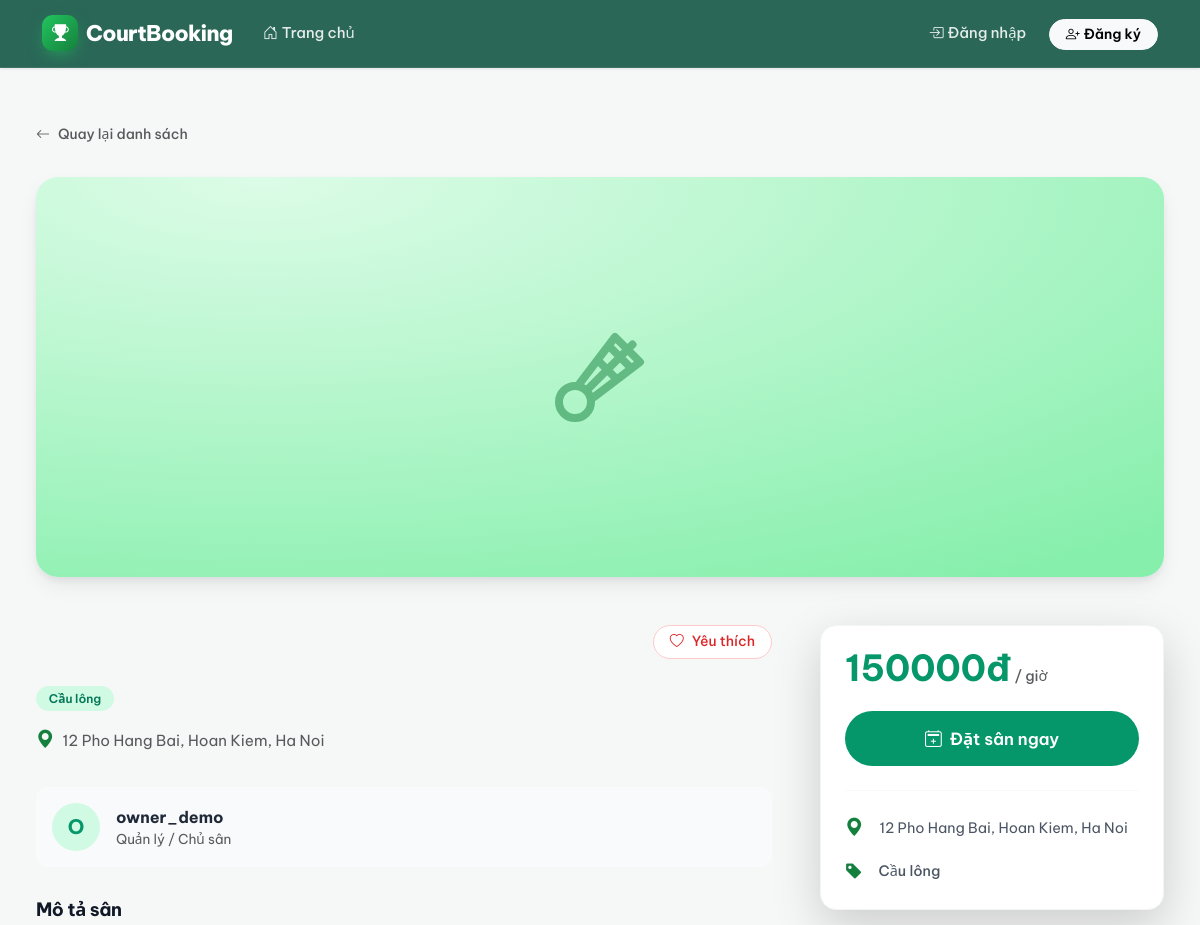
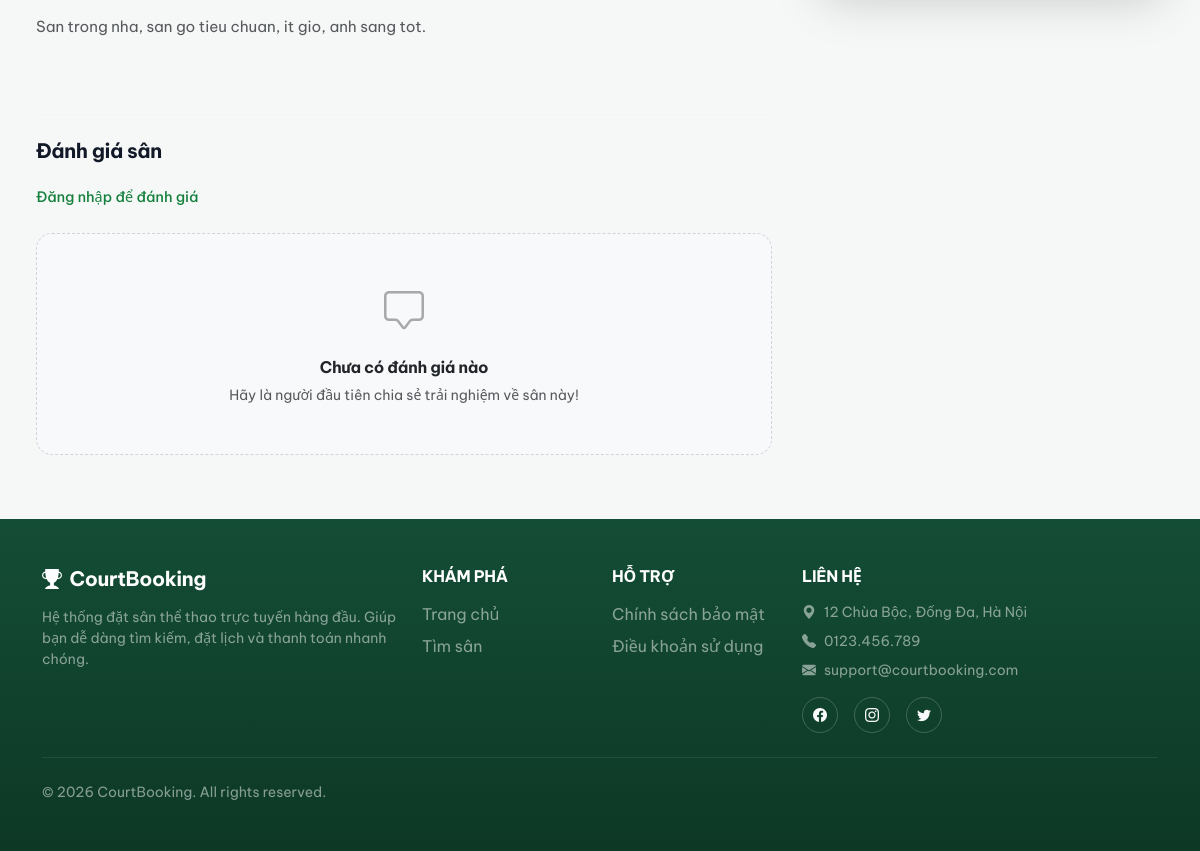
The page /court/5/ on the database its author committed (2 pictures, top to bottom).
### courts/models.py (models this page shows, shortened)
class Court(models.Model):
    COURT_TYPE_CHOICES = [
        ('badminton',  'Cầu lông'),
        ('football',   'Bóng đá'),
        ('pickleball', 'Pickleball'),
        ('basketball', 'Bóng rổ'),
        ('tennis',     'Tennis'),
    ]
    DISTRICT_CHOICES = [
        ('cau_giay',     'Cầu Giấy'),
        ('dong_da',      'Đống Đa'),
        ('hai_ba_trung', 'Hai Bà Trưng'),
        ('hoan_kiem',    'Hoàn Kiếm'),
        ('thanh_xuan',   'Thanh Xuân'),
        ('ha_dong',      'Hà Đông'),
        ('bac_tu_liem',  'Bắc Từ Liêm'),
        ('nam_tu_liem',  'Nam Từ Liêm'),
        ('khac',         'Khác'),
    ]
    name           = models.CharField(max_length=200, verbose_name='Tên sân')
    court_type     = models.CharField(max_length=20, choices=COURT_TYPE_CHOICES, verbose_name='Loại sân')
    address        = models.CharField(max_length=300, verbose_name='Địa chỉ')
    district       = models.CharField(max_length=20, choices=DISTRICT_CHOICES, default='khac',
                                      blank=True, verbose_name='Quận/Huyện')
    description    = models.TextField(blank=True, verbose_name='Mô tả')
    price_per_hour = models.DecimalField(max_digits=10, decimal_places=0, verbose_name='Giá thuê/giờ (VNĐ)')
    image          = models.ImageField(upload_to='courts/', blank=True, null=True, verbose_name='Ảnh sân')
    is_active      = models.BooleanField(default=True, verbose_name='Đang hoạt động')
    owner          = models.ForeignKey(
        settings.AUTH_USER_MODEL,
        on_delete=models.SET_NULL,
        null=True,
        blank=True,
        related_name='owned_courts',
        verbose_name='Chủ sân',
    )
    created_at     = models.DateTimeField(auto_now_add=True, verbose_name='Ngày tạo')
    class Meta:
        ordering = ['-created_at']
        verbose_name = 'Sân'
        verbose_name_plural = 'Danh sách sân'

### accounts/models.py (models this page shows, shortened)
class User(AbstractUser):
    ROLE_CHOICES = [
        ('guest',  'Khách'),
        ('player', 'Người chơi'),
        ('owner',  'Chủ sân'),
        ('admin',  'Quản trị'),
    ]
    phone = models.CharField(max_length=15, blank=True)
    role  = models.CharField(max_length=10, choices=ROLE_CHOICES, default='player')

### courts/views.py (the view)
# urls.py: path('court/<int:pk>/', views.court_detail, name='court_detail'),
def court_detail(request, pk):
    court = get_object_or_404(Court, pk=pk)
    reviews_list = court.reviews.select_related('user').all()
    review_count = reviews_list.count()
    avg_data     = court.reviews.aggregate(a=Avg('rating'))
    avg_rating   = avg_data['a']
    avg_rounded  = round(avg_rating) if avg_rating else 0
    has_reviewed = False
    can_review   = False
    if request.user.is_authenticated:
        has_reviewed = court.reviews.filter(user=request.user).exists()
        can_review   = Booking.objects.filter(
            user=request.user, court=court, status='confirmed',
        ).exists()
    context = {
        'court':         court,
        'favorited_ids': _get_favorited_ids(request.user),
        'reviews_list':  reviews_list,
        'review_count':  review_count,
        'avg_rating':    avg_rating,
        'avg_rounded':   avg_rounded,
        'has_reviewed':  has_reviewed,
        'can_review':    can_review,
        'review_form':   ReviewForm(),
    }
    return render(request, 'courts/court_detail.html', context)

### courts/views.py (called while the page is built)
def _get_favorited_ids(user):
    if user.is_authenticated:
        return list(Favorite.objects.filter(user=user).values_list('court_id', flat=True))
    return []

### courts/templates/courts/court_detail.html (shortened to what this page needs)
{% extends 'base.html' %}
{% load humanize %}
{% block content %}
<div class="container" style="max-width: 1152px; padding-top: 3rem; padding-bottom: 4rem;">
    <a href="{% url 'courts:court_list' %}" class="back-link-bloom d-inline-flex align-items-center text-decoration-none text-muted mb-4" style="font-size: 0.875rem; font-weight: 500;">
        <i class="bi bi-arrow-left me-2"></i>Quay lại danh sách
    </a>
    {% if court.image %}
        <img src="{{ court.image.url }}"
             alt="{{ court.name }}"
             class="w-100 mb-5" style="height: 400px; object-fit: cover; border-radius: 1rem; box-shadow: 0 1px 2px 0 rgba(0, 0, 0, 0.05);">
    {% else %}
        <div class="court-hero-placeholder mb-5">
            {% include 'partials/sport_icon.html' with t=court.court_type %}
        </div>
    {% endif %}
    <div class="row g-5">
        <div class="col-lg-8 d-flex flex-column gap-4">
            <div class="d-flex justify-content-between align-items-start gap-3">
                <form method="POST" action="{% url 'courts:toggle_favorite' court.pk %}">
                    <button type="submit" class="btn btn-outline-danger rounded-pill d-flex align-items-center gap-2" style="padding: 0.35rem 1rem; font-size: 0.875rem; font-weight: 500;">
                        {% if court.id in favorited_ids %}
                            <i class="bi bi-heart-fill text-danger"></i> Đã thích
                        {% else %}
                            <i class="bi bi-heart"></i> Yêu thích
                        {% endif %}
                    </button>
                </form>
            </div>
            <div>
                <span class="badge rounded-pill mb-3" style="background-color: #d1fae5; color: #047857; font-size: 0.75rem; font-weight: 600; padding: 0.4rem 0.8rem;">
                    {{ court.get_court_type_display }}
                </span>
                <p class="text-muted mb-0 d-flex align-items-center" style="font-size: 0.95rem;">
                    <i class="bi bi-geo-alt-fill text-success me-2" style="font-size: 1.15rem; transform: translateY(-1px);"></i>
                    <span style="line-height: 1.4;">{{ court.address }}</span>
                </p>
            </div>
            <div class="d-flex align-items-center gap-3 p-3 mt-2" style="background-color: #f9fafb; border-radius: 0.75rem;">
                <span style="width: 48px; height: 48px; border-radius: 50%; background-color: #d1fae5; color: #059669; font-size: 1.25rem; font-weight: bold; display: flex; align-items: center; justify-content: center; flex-shrink: 0;">
                    {{ court.owner.username|first|upper }}
                </span>
                <div>
                    <div class="fw-bold" style="font-size: 1rem; color: #1f2937;">{{ court.owner.username }}</div>
                    <div class="text-muted" style="font-size: 0.85rem;">Quản lý / Chủ sân</div>
                </div>
            </div>
            {% if court.description %}
                <div class="mt-2">
                    <h5 class="fw-bold mb-3" style="font-size: 1.15rem; color: #111827;">Mô tả sân</h5>
                    <p class="text-muted lh-lg mb-0" style="font-size: 0.95rem;">{{ court.description }}</p>
                </div>
            {% endif %}
            <div class="mt-5 pt-4" style="border-top: 1px solid #f3f4f6;">
                <h4 class="fw-bold mb-4" style="font-size: 1.25rem; color: #111827;">Đánh giá sân</h4>
                {% if not user.is_authenticated %}
                    <p class="text-muted mb-4" style="font-size: 0.9rem;">
                        <a href="{% url 'accounts:login' %}?next={{ request.path }}" class="text-success text-decoration-none fw-medium">Đăng nhập để đánh giá</a>
                    </p>
                {% elif not can_review %}
                    <div class="p-3 mb-4 rounded-3" style="background-color: #fef3c7; color: #b45309; font-size: 0.9rem;">
                        <i class="bi bi-lock-fill me-2"></i>Bạn cần đặt và thanh toán sân này trước khi đánh giá.
                    </div>
                {% elif has_reviewed %}
                    <div class="p-3 mb-4 rounded-3" style="background-color: #dbeafe; color: #1e40af; font-size: 0.9rem;">
                        <i class="bi bi-info-circle-fill me-2"></i>Bạn đã gửi đánh giá cho sân này. Cảm ơn bạn!
                    </div>
                {% endif %}
                <div class="d-flex flex-column gap-3">
                {% for rv in reviews_list %}
                <div class="p-4 bg-white border shadow-sm" style="border-radius: 1rem; border-color: #f3f4f6 !important;">
                    <div class="d-flex justify-content-between align-items-start mb-2">
                        <div class="d-flex align-items-center gap-3">
                            <span style="width: 40px; height: 40px; border-radius: 50%; background-color: #e0e7ff; color: #4338ca; font-size: 1rem; font-weight: bold; display: flex; align-items: center; justify-content: center; flex-shrink: 0;">
                                {{ rv.user.username|first|upper }}
                            </span>
                            <div>
                                <div class="d-flex align-items-center gap-2">
                                    <span class="fw-bold" style="color: #1f2937; font-size: 0.95rem;">{{ rv.user.username }}</span>
                                    {% if rv.user.role == 'admin' %}
                                        <span class="badge" style="background-color: #e2e8f0; color: #475569; font-size: 0.65rem;">ADMIN</span>
                                    {% endif %}
                                </div>
                                <div class="d-flex gap-1 mt-1">
                                    {% for i in "12345" %}
                                        {% if forloop.counter <= rv.rating %}
                                            <i class="bi bi-star-fill text-warning" style="font-size: 0.75rem;"></i>
                                        {% else %}
                                            <i class="bi bi-star text-muted" style="font-size: 0.75rem;"></i>
                                        {% endif %}
                                    {% endfor %}
                                </div>
                            </div>
                        </div>
                        <span class="text-muted" style="font-size: 0.8rem;">{{ rv.created_at|date:"d/m/Y" }}</span>
                    </div>
                    {% if rv.comment %}
                        <p class="mt-3 mb-0" style="color: #4b5563; font-size: 0.9rem; line-height: 1.6;">{{ rv.comment }}</p>
                    {% endif %}
                </div>
                {% empty %}
                <div class="text-center py-5 bg-light rounded-4" style="border: 1px dashed #d1d5db;">
                    <i class="bi bi-chat-square text-muted mb-3 d-block" style="font-size: 2.5rem; opacity: 0.5;"></i>
                    <h6 class="fw-bold text-dark">Chưa có đánh giá nào</h6>
                    <p class="text-muted small mb-0">Hãy là người đầu tiên chia sẻ trải nghiệm về sân này!</p>
                </div>
                {% endfor %}
                </div>
            </div>
        </div>
        <div class="col-lg-4">
            <div class="bg-white p-4 shadow-lg" style="position: sticky; top: 6rem; border-radius: 1rem; border: 1px solid #f3f4f6; z-index: 10;">
                <div class="mb-4 d-flex align-items-baseline">
                    <span class="fw-bold" style="font-size: 2.25rem; color: #059669; line-height: 1;">{{ court.price_per_hour|intcomma }}đ</span>
                    <span class="text-muted fw-medium ms-1" style="font-size: 0.9rem;">/ giờ</span>
                </div>
                <a href="{% url 'bookings:booking_create' court.pk %}"
                   class="btn w-100 d-flex justify-content-center align-items-center gap-2"
                   style="background-color: #059669; color: white; border-radius: 50rem; padding: 0.85rem 1.5rem; font-weight: 600; font-size: 1.05rem; transition: background-color 0.2s;"
                   onmouseover="this.style.backgroundColor='#047857'" onmouseout="this.style.backgroundColor='#059669'">
                    <i class="bi bi-calendar2-plus"></i> Đặt sân ngay
                </a>
                <hr class="my-4" style="border-color: #e5e7eb;">
                <div class="d-flex flex-column gap-3" style="color: #4b5563; font-size: 0.9rem;">
                    <div class="d-flex align-items-center gap-3">
                        <i class="bi bi-geo-alt-fill text-success" style="font-size: 1.15rem; transform: translateY(-1px);"></i>
                        <span style="line-height: 1.4;">{{ court.address }}</span>
                    </div>
                    <div class="d-flex align-items-center gap-3">
                        <i class="bi bi-tag-fill text-success" style="font-size: 1.1rem;"></i>
                        <span class="fw-medium">{{ court.get_court_type_display }}</span>
                    </div>
                </div>
            </div>
        </div>
    </div>
</div>
{% endblock %}

### static/css/style.css (style rules this page uses)
:root { --primary: #15803d; --primary-dark: #0f6030; --primary-light: #dcfce7; --primary-muted: rgba(21, 128, 61, 0.06); --text-muted: #6b7280; --border: #e5e7eb; --shadow-sm: 0 1px 3px rgba(0,0,0,.08), 0 1px 2px rgba(0,0,0,.05); --shadow-md: 0 4px 12px rgba(0,0,0,.12), 0 2px 6px rgba(0,0,0,.07); --shadow-hover: 0 8px 24px rgba(0,0,0,.14), 0 4px 8px rgba(0,0,0,.08); --radius-card: 14px; --radius-img: 12px 12px 0 0; }
.card, .btn, a { transition: all 0.2s ease; }
.court-hero-placeholder { width: 100%; aspect-ratio: 16 / 9; background: #c8e6c9; border-radius: 16px; display: flex; align-items: center; justify-content: center; font-size: 120px; }
.text-success { color: var(--primary) !important; }
html { scroll-behavior: smooth; }
body { animation: pageFadeIn 0.4s ease-out; }
.btn { transition: transform 0.15s ease, box-shadow 0.15s ease, background-color 0.2s ease, border-color 0.2s ease !important; }
:root { --primary-50: #f0fdf4; --primary-100: #dcfce7; --primary-200: #bbf7d0; --primary-900: #064e3b; --surface: #ffffff; --bg: #f6f8f7; --ink: #0f172a; --ink-2: #334155; --radius: 16px; --radius-lg: 22px; --ring: 0 0 0 4px rgba(21, 128, 61, .16); --shadow-sm: 0 1px 2px rgba(15, 23, 42, .04), 0 1px 3px rgba(15, 23, 42, .06); --shadow-md: 0 4px 6px -1px rgba(15, 23, 42, .06), 0 10px 24px -6px rgba(15, 23, 42, .10); --shadow-hover: 0 18px 40px -12px rgba(6, 78, 59, .28); --radius-card: var(--radius); --bs-body-font-family: 'Be Vietnam Pro', system-ui, -apple-system, 'Segoe UI', sans-serif; --bs-link-color: #15803d; --bs-link-hover-color: #0f6030; }
body { font-family: var(--bs-body-font-family); background-color: var(--bg); color: var(--ink-2); -webkit-font-smoothing: antialiased; }
h1, h2, h3, h4, h5, h6, .h1, .h2, .h3, .h4, .h5, .h6 { color: var(--ink); letter-spacing: -.02em; font-weight: 700; }
html { scrollbar-color: #c7d2cc transparent; }
.court-hero-img, .court-hero-placeholder { border-radius: var(--radius-lg); box-shadow: var(--shadow-md); }
.btn { border-radius: 11px; font-weight: 600; }
.btn.rounded-pill { border-radius: 999px !important; }
.btn-outline-danger { border-color: #fecaca; color: #dc2626; background: #fff; }
.badge { font-weight: 600; border-radius: 999px; padding: .42em .8em; }
.court-img-placeholder, .court-hero-placeholder { background: radial-gradient(120% 120% at 20% 0%, #dcfce7 0%, #bbf7d0 40%, #86efac 100%) !important; color: #15803d; }
.court-hero-placeholder { height: 400px; }

### courts/templates/courts/court_detail.html (style rules this page uses)
.back-link-bloom { position: relative; z-index: 1; padding: 0.5rem 1rem; margin-left: -1rem; transition: color 0.3s ease; }
.back-link-bloom::before { content: ''; position: absolute; top: 0; left: 0; right: 0; bottom: 0; background-color: #ecfdf5; border-radius: 1rem; z-index: -1; transform: scale(0.5); opacity: 0; transition: all 0.3s cubic-bezier(0.4, 0, 0.2, 1); }

### rows shown on the page
Court: court_type "Cầu lông", address "12 Pho Hang Bai, Hoan Kiem, Ha Noi", owner.username|first "O", owner.username "owner_demo", description "San trong nha, san go tieu chuan, it gio, anh sang tot.", price_per_hour "150000"
